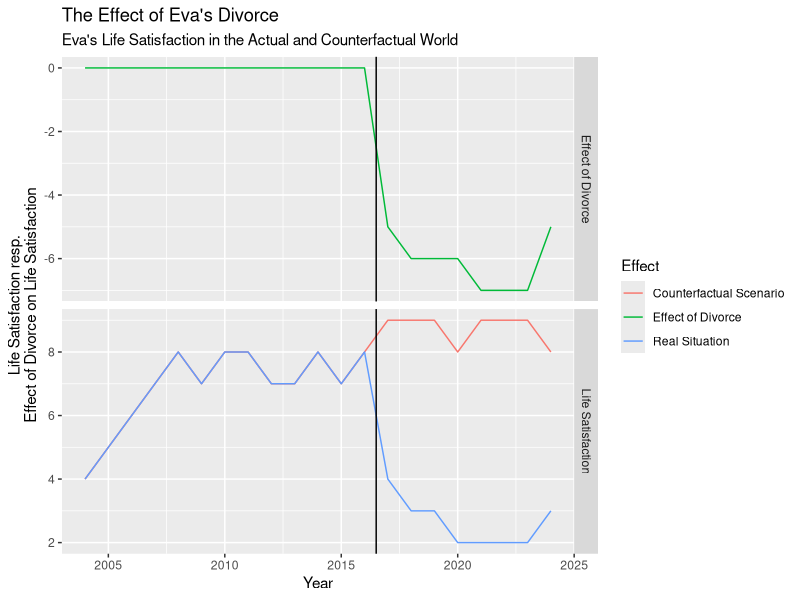

Source code (R):
## ---- chunk 1
knitr::opts_chunk$set(echo = TRUE)
knitr::opts_chunk$set(eval= TRUE)
## ---- chunk 2
# Create two vectors with the years and the estimates for Version 1
year <- c(2004:2024)
est <- c(4, 5, 6, 7, 8, 7, 8, 8, 7, 7, 8, 7, 8, 4, 3, 3, 2, 2, 2, 2,3)

# Create a table with the vectors as columns
tab1 <- data.frame(year, est, type = "Life Satisfaction")
save <- est

year <- c(2004:2024)
est <- c(4, 5, 6, 7, 8, 7, 8, 8, 7, 7, 8, 7, 8, 9, 9, 9, 8, 9, 9, 9,8)

# Create a table with the vectors as columns
tab2 <- data.frame(year, est, type = "Life Satisfaction")

tab3 <- data.frame(year, est = save - est, type = "Effect of Divorce", version = "Effect of Divorce")

library(ggplot2)

# Add a new column indicating the version
tab1$version <- "Real Situation"
tab2$version <- "Counterfactual Scenario"

# Combine the two tables
tab <- rbind(tab1, tab2, tab3)

# Create a line plot with ggplot
ggplot(tab, aes(x = year, y = est, color = version)) +  
  geom_line() +  
  facet_grid(type ~ ., scales = "free_y") + 
  labs(
    title = "The Effect of Eva's Divorce", 
    subtitle = "Eva's Life Satisfaction in the Actual and Counterfactual World", 
    x = "Year", 
    color = "Effect", 
    y = "Life Satisfaction resp.\nEffect of Divorce on Life Satisfaction"
  ) +  
  geom_vline(xintercept = 2016.5)

